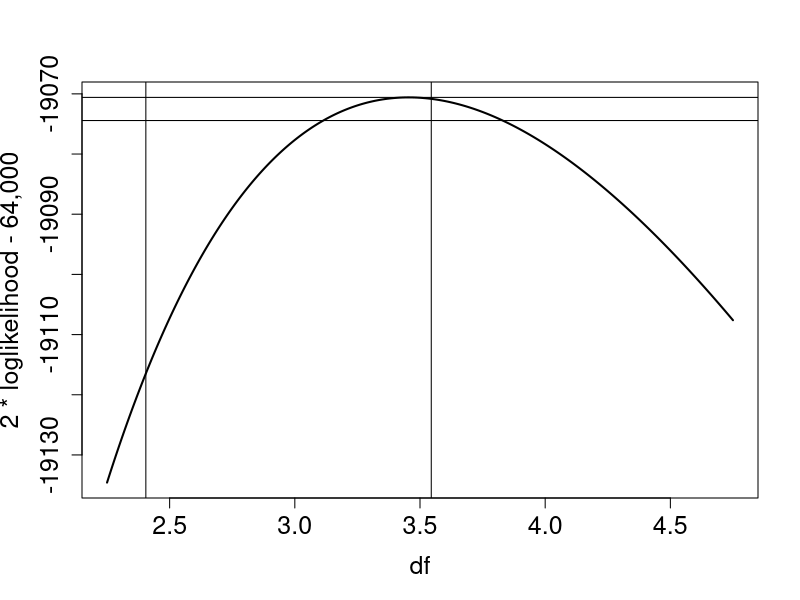

Source code (R):
library(mnormt)
library(MASS)

setwd("D:/CodeHub/R/CVAR")
data = read.csv("SPDR.csv")
col.names = c('XLY', 'XLV', 'XLU', 'XLB', 'XLE', 'XLF', 'XLI', 'XLK', 'XLP')
ret = diff(data.matrix(log(data[col.names])))
dat = ret
idx = data["INDEX"]

df = seq(2.25, 4.75, 0.01)
n = length(df)
loglik = rep(0,n)
for(i in 1:n){
  fit = cov.trob(dat,nu=df)
  loglik[i] = sum(log(dmt(dat, mean=fit$center,
                          S = fit$cov, df = df[i])))
}
aic_t = -max(2 * loglik) + 2 * (4 + 10 + 1) + 64000
z1 = (2 * loglik > 2 * max(loglik) - qchisq(0.95, 1))
plot(df, 2 * loglik - 64000, type = "l", cex.axis = 1.5,
     cex.lab = 1.5, ylab = "2 * loglikelihood - 64,000", lwd = 2)
abline(h = 2 * max(loglik) - qchisq(0.95, 1 ) - 64000)
abline(h = 2 * max(loglik) - 64000)
abline(v = (df[16] + df[17]) / 2)
abline(v = (df[130] + df[131]) / 2)

fit2 = cov.trob(dat, nu=3)
fit2$center
fit2$cov

N = 10
nu = 3

set.seed(5640)
x= mvrnorm(N, mu = fit$center, Sigma = fit2$cov)
w = sqrt(nu / rchisq(N, df = nu))
y = diag(w) %*% x
write.csv(y, "scenario.csv")

idx_ret = diff(log(data.matrix(idx)))
sd(idx_ret)
